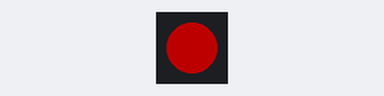
Bench run of a program on a simulated ESP32 board running MicroPython. Shown: 1 RGB LEDs in strip order, left to right. Dim RGB values are drawn brighter than linear.

Above: at 0.02 s.
At 0.72 s:
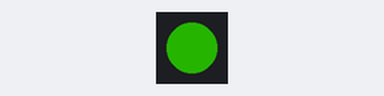
At 1.48 s:
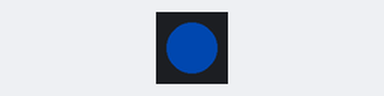
At 2.94 s:
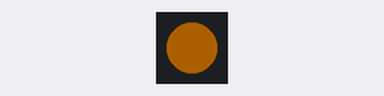
Timing chart, 0 to 3.2 s (numbered marks = the images above):
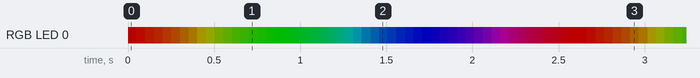

The program:

led-pwm.py
```python
"""
ESP32-S3-Zero 内蔵 WS2812 (NeoPixel, GPIO21) 制御デモ。

機能:
- 0〜255 の色相っぽい値を巡回させ、虹色に変化させます。
- 明るさは dim_color() で一括スケーリングします。
- プログラム終了時（Ctrl-C 含む）は必ず LED を消灯します。

使い方:
- Thonny 等で本スクリプトを保存し実行（main.py にすると起動時自動実行）。
- 定数 BRIGHTNESS, STEP, SLEEP_SEC をお好みで調整してください。
"""

import time
from machine import Pin
import neopixel

# ===== 設定（リンター対策で魔法数を排除） =====
PIN_WS2812 = 21       # 内蔵 NeoPixel の信号ピン
NUM_PIXELS = 1        # 内蔵は 1 個
BRIGHTNESS = 0.30     # 明るさ（0.0〜1.0）
STEP = 5              # 色インデックスの増分（大きいほどカクカク速く）
SLEEP_SEC = 0.05      # 変化の待ち時間（秒）

# NeoPixel インスタンス
np = neopixel.NeoPixel(Pin(PIN_WS2812), NUM_PIXELS)


def wheel(pos: int) -> tuple[int, int, int]:
    """
    0〜255 の値を RGB タプルに変換する簡易関数。
    値は 0〜255 にクランプ。戻り値は (R, G, B) 各 0〜255。
    """
    # 入力をクランプ
    if pos < 0:
        pos = 0
    elif pos > 255:
        pos = 255

    if pos < 85:
        return (255 - pos * 3, pos * 3, 0)
    if pos < 170:
        pos -= 85
        return (0, 255 - pos * 3, pos * 3)
    pos -= 170
    return (pos * 3, 0, 255 - pos * 3)


def dim_color(color: tuple[int, int, int], factor: float) -> tuple[int, int, int]:
    """
    RGB を factor 倍に減衰させ、0〜255 に丸める。
    """
    r, g, b = color
    r = int(r * factor)
    g = int(g * factor)
    b = int(b * factor)

    # 0〜255 にクリップ
    if r < 0:
        r = 0
    elif r > 255:
        r = 255
    if g < 0:
        g = 0
    elif g > 255:
        g = 255
    if b < 0:
        b = 0
    elif b > 255:
        b = 255

    return (r, g, b)


def set_pixel(rgb: tuple[int, int, int]) -> None:
    """1 個の NeoPixel に色を設定して送信する。"""
    np[0] = rgb
    np.write()


def main() -> None:
    """虹色アニメーションのメインループ。"""
    i = 0
    while True:
        set_pixel(dim_color(wheel(i), BRIGHTNESS))
        time.sleep(SLEEP_SEC)
        i += STEP
        if i >= 256:
            i = 0


if __name__ == "__main__":
    try:
        main()
    finally:
        # どんな終了経路でも消灯しておく（Ctrl-C, 例外, 正常終了）
        set_pixel((0, 0, 0))
```

Measured:
- by itself, everything shown: repeats every 2.6 s, in 51 steps
